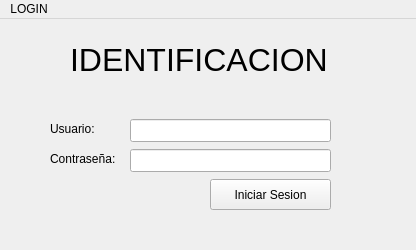
<?xml version="1.0" encoding="UTF-8"?>
<ui version="4.0">
 <class>LoginWindow</class>
 <widget class="QMainWindow" name="LoginWindow">
  <property name="geometry">
   <rect>
    <x>0</x>
    <y>0</y>
    <width>416</width>
    <height>250</height>
   </rect>
  </property>
  <property name="minimumSize">
   <size>
    <width>416</width>
    <height>250</height>
   </size>
  </property>
  <property name="maximumSize">
   <size>
    <width>416</width>
    <height>250</height>
   </size>
  </property>
  <property name="windowTitle">
   <string>MainWindow</string>
  </property>
  <property name="iconSize">
   <size>
    <width>24</width>
    <height>24</height>
   </size>
  </property>
  <widget class="QWidget" name="centralwidget">
   <widget class="QLineEdit" name="user_data">
    <property name="geometry">
     <rect>
      <x>130</x>
      <y>100</y>
      <width>201</width>
      <height>23</height>
     </rect>
    </property>
   </widget>
   <widget class="QPushButton" name="login_button">
    <property name="geometry">
     <rect>
      <x>210</x>
      <y>160</y>
      <width>121</width>
      <height>31</height>
     </rect>
    </property>
    <property name="text">
     <string>Iniciar Sesion</string>
    </property>
   </widget>
   <widget class="QLabel" name="user_label">
    <property name="geometry">
     <rect>
      <x>50</x>
      <y>100</y>
      <width>81</width>
      <height>20</height>
     </rect>
    </property>
    <property name="text">
     <string>Usuario:</string>
    </property>
   </widget>
   <widget class="QLineEdit" name="password_data">
    <property name="geometry">
     <rect>
      <x>130</x>
      <y>130</y>
      <width>201</width>
      <height>23</height>
     </rect>
    </property>
   </widget>
   <widget class="QLabel" name="password_label">
    <property name="geometry">
     <rect>
      <x>50</x>
      <y>130</y>
      <width>81</width>
      <height>20</height>
     </rect>
    </property>
    <property name="text">
     <string>Contraseña:</string>
    </property>
   </widget>
   <widget class="QLabel" name="title">
    <property name="geometry">
     <rect>
      <x>70</x>
      <y>10</y>
      <width>271</width>
      <height>61</height>
     </rect>
    </property>
    <property name="font">
     <font>
      <pointsize>24</pointsize>
     </font>
    </property>
    <property name="text">
     <string>IDENTIFICACION</string>
    </property>
   </widget>
  </widget>
  <widget class="QMenuBar" name="menubar">
   <property name="geometry">
    <rect>
     <x>0</x>
     <y>0</y>
     <width>416</width>
     <height>20</height>
    </rect>
   </property>
   <widget class="QMenu" name="menuLOGIN">
    <property name="title">
     <string>LOGIN</string>
    </property>
   </widget>
   <addaction name="menuLOGIN"/>
  </widget>
 </widget>
 <resources/>
 <connections/>
</ui>
